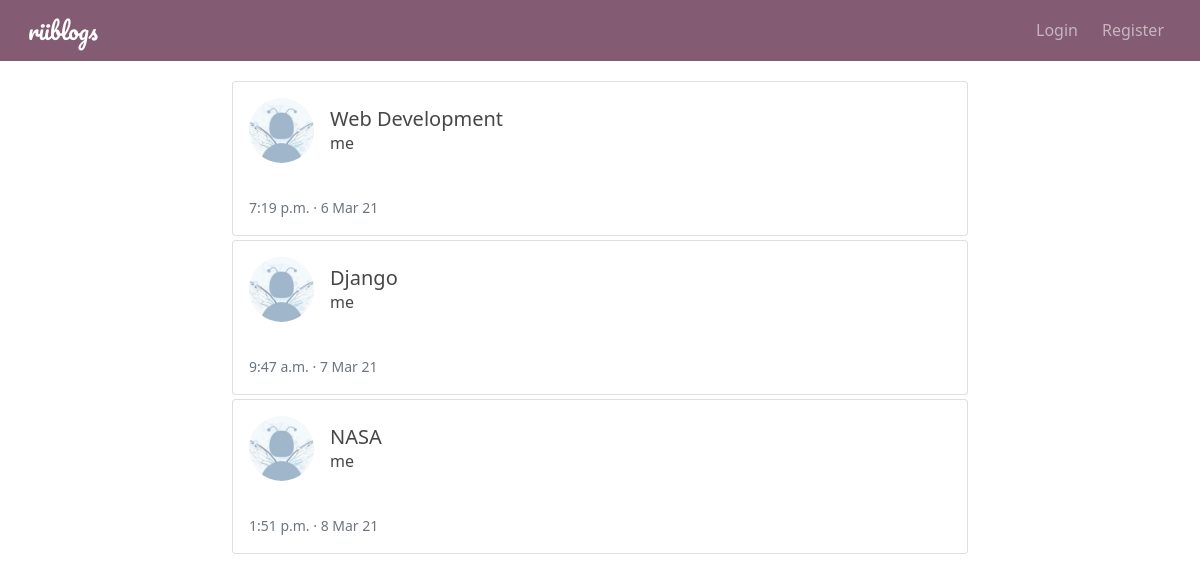
Page /user/me/ on the committed database.
### blog/models.py (models this page shows, shortened)
class Post(models.Model):
    author = models.ForeignKey(User, on_delete=models.CASCADE)
    title = models.CharField(max_length=100)
    content = models.TextField()
    created = models.DateTimeField(default=timezone.now)

### user/models.py (models this page shows, shortened)
class Profile(models.Model):
    user = models.OneToOneField(User, on_delete=models.CASCADE)
    image = models.ImageField(upload_to='profile_pictures/', default='profile_pictures/default.jpg')

### blog/views.py (the view)
# urls.py: path('user/<str:username>/', UserPostList.as_view(), name='user_posts'),
class UserPostList(ListView):
    model = Post
    template_name = 'blog/user_posts.html'
    context_object_name = 'posts'
    def get_queryset(self):
        user = get_object_or_404(User, username=self.kwargs.get('username'))
        return Post.objects.filter(author=user)

### blog/templatetags/markdownify.py (called while the page is built)
@register.filter
def markdown(value):
    renderer = HighlightRenderer()
    markdown = mistune.Markdown(renderer=renderer)
    return markdown(value)

### blog/templates/blog/user_posts.html (shortened to what this page needs)
{% extends "blog/base.html" %}
{% load markdownify %}
{% block content %}
    {% for post in posts %}
        <div class="card p-3 mb-1 custom-card">
            <div class="d-flex align-items-center">
                <div class="image">
                    <img src="{{ post.author.profile.image.url }}" class="rounded-circle border-light" height="65"
                         width="65" alt="author-image">
                </div>
                <div class="ml-3 w-100 ms-3">
                    <h5 class="mb-0 mt-0">
                        <a href="{% url 'blog:detail' post.id %}" class="post-link">{{ post.title }}</a>
                    </h5>
                    <span><a href="" class="post-link">{{ post.author }}</a></span>
                </div>
            </div>
            <div class="mt-3">
                <small class="text-muted">
                    {{ post.created|date:'g:i a' }} &#183;
                    {{ post.created|date:'j M y' }}
                </small>
            </div>
        </div>
    {% endfor %}
{% endblock %}

### blog/static/blog/main.css (style rules this page uses)
.post-link { color: rgb(71, 71, 71); text-decoration: none; }

### rows in the picture
Post: author.profile.image (picture), title "Web Development", author "me", created "7:19 p.m.", created "6 Mar 21"
Post: author.profile.image (picture), title "Django", author "me", created "9:47 a.m.", created "7 Mar 21"
Post: author.profile.image (picture), title "NASA", author "me", created "1:51 p.m.", created "8 Mar 21"
